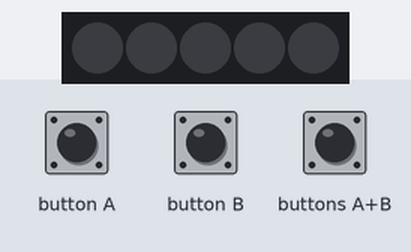
Bench run of a program on a simulated BBC micro:bit (MakeCode). On the bench: 5 RGB LEDs in strip order, left to right. The test bench sets the inputs (shaded band). Dim RGB values are drawn brighter than linear.

Above: at 1.2 s.
1.3 s: button A pressed for 0.15 s
At 2.3 s:
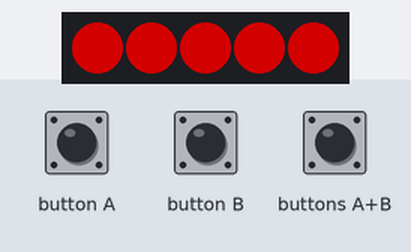
2.9 s: button B pressed for 0.15 s
At 3.5 s:
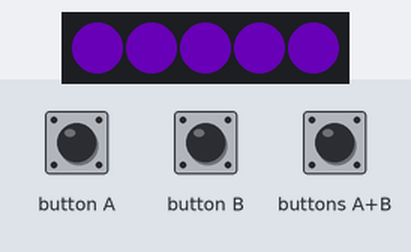
4.5 s: buttons A+B pressed for 0.15 s
At 5.9 s:
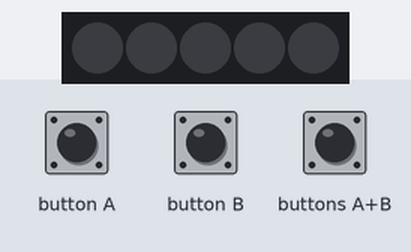
Timing chart, 0 to 7.5 s (numbered marks = the images above; inputs shaded):
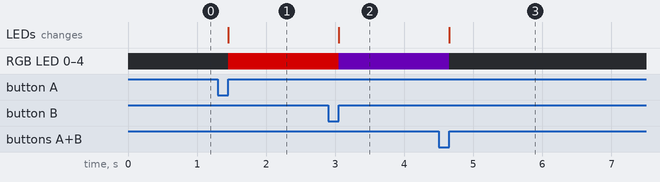

The program:

main.ts
```typescript
input.onButtonPressed(Button.A, function () {
    Pixel.showColor(neopixel.colors(NeoPixelColors.Red))
})
input.onButtonPressed(Button.AB, function () {
    Pixel.clear()
    Pixel.show()
})
input.onButtonPressed(Button.B, function () {
    Pixel.showColor(neopixel.colors(NeoPixelColors.Indigo))
})
let Pixel: neopixel.Strip = null
Pixel = neopixel.create(DigitalPin.P0, 5, NeoPixelMode.RGB)
```

test.ts
```typescript
// les tests vont ici ; cela ne sera pas compilé si ce paquet est utilisé en tant qu'extension.
```

Measured:
- after the input at 1.3 s, RGB LED 0–4: off → RGB(127, 0, 0) after 0.15 s; the LEDs: change after 0.15 s (image 1)
- after the input at 2.9 s, RGB LED 0–4: RGB(127, 0, 0) → RGB(37, 0, 65) after 0.15 s; the LEDs: change after 0.15 s (image 2)
- after the input at 4.5 s, RGB LED 0–4: RGB(37, 0, 65) → off after 0.15 s; the LEDs: change after 0.15 s (image 3)
